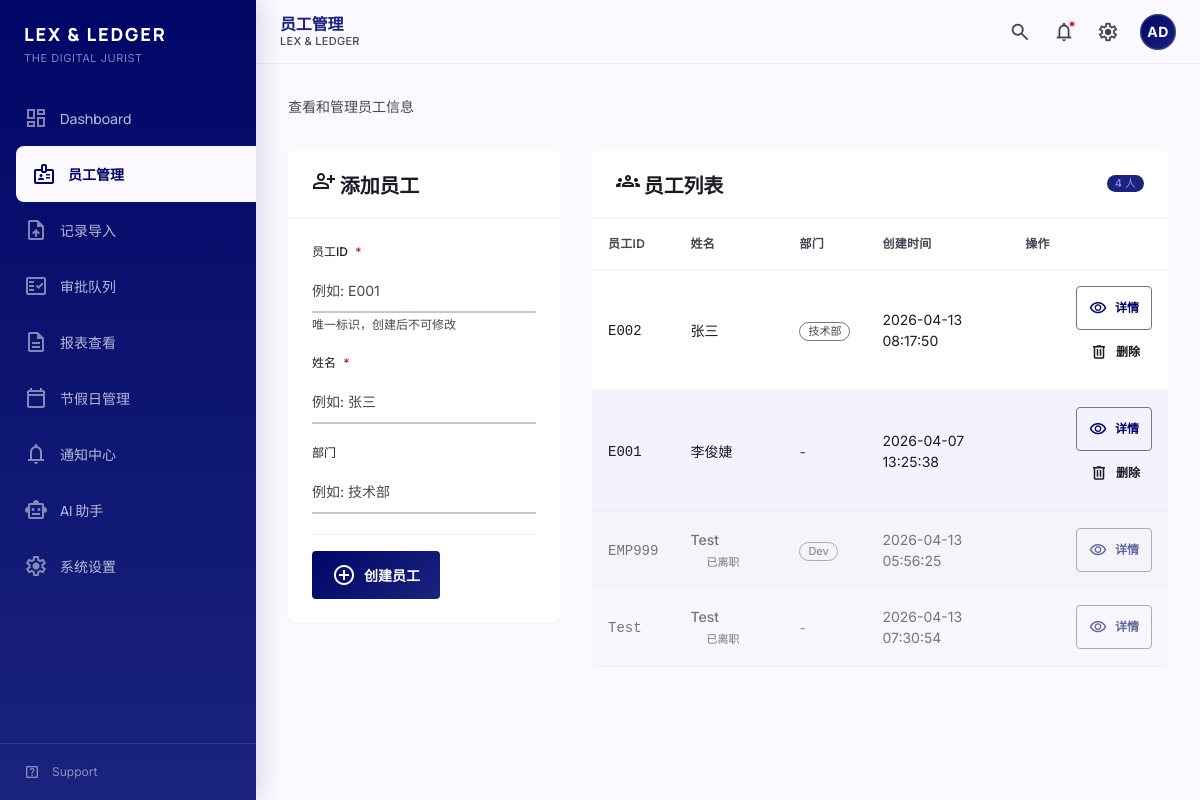
/employees/, run on the app's committed database.
### tables this page shows
CREATE TABLE employees (
            id INTEGER PRIMARY KEY AUTOINCREMENT,
            employee_id TEXT NOT NULL UNIQUE,
            name TEXT NOT NULL,
            department TEXT,
            is_active INTEGER DEFAULT 1,
            created_at TIMESTAMP DEFAULT CURRENT_TIMESTAMP,
            updated_at TIMESTAMP DEFAULT CURRENT_TIMESTAMP
        );

### src/web/routes/employees.py (the view)
@bp.route('/')
def list_employees():
    conn = get_db()
    cursor = conn.cursor()
    employees = []
    try:
        cursor.execute("SELECT * FROM employees ORDER BY is_active DESC, name")
        employees = [dict(row) for row in cursor.fetchall()]
        logger.info(f"查询到 {len(employees)} 名员工")
    except sqlite3.Error as e:
        logger.error(f"查询员工列表失败: {e}")
        flash('查询员工列表失败', 'error')
    finally:
        conn.close()
    return render_template('employees.html', employees=employees)

### src/web/utils.py (called while the page is built)
def get_db():
    db_path = current_app.config['DATABASE']
    conn = sqlite3.connect(db_path)
    conn.row_factory = sqlite3.Row
    return conn

### src/web/templates/employees.html (shortened to what this page needs)
{% extends "base.html" %}
{% block page_title %}员工管理{% endblock %}
{% from "components/forms.html" import form_input, form_select, form_actions with context %}
{% from "components/modal.html" import modal_trigger, confirm_modal with context %}
{% block content %}
<div class="page-container">
    <div class="mb-8">
        <p class="text-on-surface-variant text-body-md">查看和管理员工信息</p>
    </div>
    <div class="grid grid-cols-1 lg:grid-cols-3 gap-8">
        <div class="lg:col-span-1">
            <div class="content-card">
                <div class="content-card-header">
                    <h5 class="content-card-title">
                        <span class="material-symbols-outlined inline-icon">person_add</span>
                        添加员工
                    </h5>
                </div>
                <div class="content-card-body">
                    <form method="POST" action="{{ url_for('employees.create_employee') }}">
                        {{ form_input('employee_id', '员工ID', required=true,
                            placeholder='例如: E001',
                            helper='唯一标识，创建后不可修改') }}
                        {{ form_input('name', '姓名', required=true,
                            placeholder='例如: 张三') }}
                        {{ form_input('department', '部门',
                            placeholder='例如: 技术部') }}
                        <div class="form-actions">
                            <button type="submit" class="btn btn-primary">
                                <span class="material-symbols-outlined">add_circle</span>
                                创建员工
                            </button>
                        </div>
                    </form>
                </div>
            </div>
        </div>
        <div class="lg:col-span-2">
            <div class="content-card">
                <div class="content-card-header">
                    <h5 class="content-card-title">
                        <span class="material-symbols-outlined inline-icon">groups</span>
                        员工列表
                    </h5>
                    <span class="badge badge-primary">{{ employees|length }} 人</span>
                </div>
                <div class="content-card-body p-0">
                    {% if employees %}
                    <div class="data-table-wrapper">
                        <table class="data-table">
                            <thead>
                                <tr>
                                    <th>员工ID</th>
                                    <th>姓名</th>
                                    <th>部门</th>
                                    <th>创建时间</th>
                                    <th class="text-right">操作</th>
                                </tr>
                            </thead>
                            <tbody>
                                {% for emp in employees %}
                                <tr class="{% if emp.is_active == 0 %}opacity-60 bg-surface-container{% endif %}">
                                    <td><code class="font-mono">{{ emp.employee_id }}</code></td>
                                    <td class="font-medium">
                                        {{ emp.name }}
                                        {% if emp.is_active == 0 %}
                                            <span class="badge badge-error ml-2">已离职</span>
                                        {% endif %}
                                    </td>
                                    <td>
                                        {% if emp.department %}
                                            <span class="badge badge-outline">{{ emp.department }}</span>
                                        {% else %}
                                            <span class="text-on-surface-variant">-</span>
                                        {% endif %}
                                    </td>
                                    <td class="text-on-surface-variant">{{ emp.created_at }}</td>
                                    <td class="text-right">
                                        <a href="{{ url_for('employees.employee_detail', employee_id=emp.employee_id) }}?next={{ url_for('employees.list_employees') | urlencode }}"
                                           class="btn btn-secondary btn-sm">
                                            <span class="material-symbols-outlined icon-sm">visibility</span>
                                            详情
                                        </a>
                                        {% if emp.is_active != 0 %}
                                        <form method="POST" action="{{ url_for('employees.delete_employee', employee_id=emp.employee_id) }}" class="inline-block ml-2" onsubmit="return confirm('确定要删除员工 {{ emp.name }} 吗？');">
                                            <button type="submit" class="btn btn-error btn-sm">
                                                <span class="material-symbols-outlined icon-sm">delete</span>
                                                删除
                                            </button>
                                        </form>
                                        {% endif %}
                                    </td>
                                </tr>
                                {% endfor %}
                            </tbody>
                        </table>
                    </div>
                    {% else %}
                    <div class="empty-state">
                        <span class="material-symbols-outlined empty-state-icon">inbox</span>
                        <h3 class="empty-state-title">暂无员工数据</h3>
                        <p class="empty-state-description">请在左侧添加员工信息</p>
                    </div>
                    {% endif %}
                </div>
            </div>
        </div>
    </div>
</div>
{% endblock %}

### src/web/static/css/tokens.css (style rules this page uses)
:root { --color-primary: #000666; --color-primary-container: #1a237e; --color-on-primary: #ffffff; --color-on-primary-container: #8690ee; --color-primary-fixed: #e0e0ff; --color-primary-fixed-dim: #bdc2ff; --color-inverse-primary: #bdc2ff; --color-on-primary-fixed: #000767; --color-on-primary-fixed-variant: #343d96; --color-secondary: #1b6d24; --color-secondary-container: #a0f399; --color-on-secondary: #ffffff; --color-on-secondary-container: #217128; --color-secondary-fixed: #a3f69c; --color-secondary-fixed-dim: #88d982; --color-on-secondary-fixed: #002204; --color-on-secondary-fixed-variant: #005312; --color-tertiary: #321100; --color-tertiary-container: #532100; --color-on-tertiary: #ffffff; --color-on-tertiary-container: #f57009; --color-tertiary-fixed: #ffdbca; --color-tertiary-fixed-dim: #ffb68f; --color-on-tertiary-fixed: #331200; --color-on-tertiary-fixed-variant: #773200; --color-error: #ba1a1a; --color-error-container: #ffdad6; --color-on-error: #ffffff; --color-on-error-container: #93000a; --color-background: #fbf8ff; --color-on-background: #1a1b23; --color-surface: #fbf8ff; --color-on-surface: #1a1b23; --color-surface-variant: #e2e1ed; --color-on-surface-variant: #454652; --color-inverse-surface: #2f3038; --color-inverse-on-surface: #f1f0fb; --color-surface-tint: #4c56af; --color-surface-dim: #dad9e4; --color-surface-bright: #fbf8ff; --color-surface-container-lowest: #ffffff; --color-surface-container-low: #f3f2fe; --color-surface-container: #eeedf8; --color-surface-container-high: #e8e7f2; --color-surface-container-highest: #e2e1ed; --color-outline: #767683; --color-outline-variant: #c6c5d4; --font-headline: 'Manrope', -apple-system, BlinkMacSystemFont, sans-serif; --font-body: 'Inter', -apple-system, BlinkMacSystemFont, sans-serif; --font-label: 'Inter', -apple-system, BlinkMacSystemFont, sans-serif; --font-mono: 'SF Mono', 'Monaco', 'Inconsolata', monospace; --text-display-lg: 3.5rem; --text-display-md: 2.5rem; --text-display-sm: 2rem; --text-headline-lg: 2rem; --text-headline-md: 1.5rem; --text-headline-sm: 1.25rem; --text-title-lg: 1.125rem; --text-title-md: 1rem; --text-title-sm: 0.875rem; --text-body-lg: 1rem; --text-body-md: 0.875rem; --text-body-sm: 0.8125rem; --text-label-lg: 0.875rem; --text-label-md: 0.75rem; --text-label-sm: 0.6875rem; --font-regular: 400; --font-medium: 500; --font-semibold: 600; --font-bold: 700; --font-extrabold: 800; --leading-tight: 1.2; --leading-snug: 1.375; --leading-normal: 1.5; --leading-relaxed: 1.625; --tracking-tighter: -0.02em; --tracking-tight: -0.01em; --tracking-normal: 0; --tracking-wide: 0.025em; --tracking-wider: 0.05em; --tracking-widest: 0.1em; --space-0: 0; --space-1: 0.25rem; --space-2: 0.5rem; --space-3: 0.75rem; --space-4: 1rem; --space-5: 1.25rem; --space-6: 1.5rem; --space-8: 2rem; --space-10: 2.5rem; --space-12: 3rem; --space-16: 4rem; --space-20: 5rem; --space-24: 6rem; --section-gap-sm: var(--space-6); --section-gap-md: var(--space-8); --section-gap-lg: var(--space-12); --radius-none: 0; --radius-xs: 0.125rem; --radius-sm: 0.25rem; --radius-md: 0.5rem; --radius-lg: 0.75rem; --radius-xl: 1rem; --radius-full: 9999px; --shadow-ambient: 0 0 48px rgba(26, 27, 35, 0.06); --shadow-ambient-lg: 0 0 64px rgba(26, 27, 35, 0.08); --shadow-sm: 0 1px 2px rgba(26, 27, 35, 0.05); --shadow-md: 0 4px 6px rgba(26, 27, 35, 0.07), 0 2px 4px rgba(26, 27, 35, 0.05); --shadow-lg: 0 10px 15px rgba(26, 27, 35, 0.08), 0 4px 6px rgba(26, 27, 35, 0.05); --shadow-xl: 0 20px 25px rgba(26, 27, 35, 0.1), 0 10px 10px rgba(26, 27, 35, 0.04); --shadow-sidebar: 4px 0 24px rgba(0, 6, 102, 0.15); --duration-fast: 150ms; --duration-normal: 200ms; --duration-slow: 300ms; --duration-slower: 400ms; --ease-default: cubic-bezier(0.4, 0, 0.2, 1); --ease-in: cubic-bezier(0.4, 0, 1, 1); --ease-out: cubic-bezier(0, 0, 0.2, 1); --ease-out-expo: cubic-bezier(0.16, 1, 0.3, 1); --ease-spring: cubic-bezier(0.34, 1.56, 0.64, 1); --sidebar-width: 16rem; --sidebar-width-collapsed: 4rem; --content-max-width: 80rem; --header-height: 4rem; --z-base: 0; --z-dropdown: 100; --z-sticky: 200; --z-fixed: 300; --z-modal-backdrop: 400; --z-modal: 500; --z-popover: 600; --z-tooltip: 700; --z-toast: 800; }

### src/web/static/css/interactions.css (style rules this page uses)
.page-transition { animation: pageEnter 0.4s var(--ease-out-expo); }
.badge { transition: transform 0.2s var(--ease-spring); }
.content-card { transition: box-shadow 0.2s var(--ease-out-expo); }

### data on the page
employees: employee_id "E002", name "张三", department "技术部", created_at "2026-04-13 08:17:50"
employees: employee_id "E001", name "李俊婕", created_at "2026-04-07 13:25:38"
employees: employee_id "EMP999", name "Test", is_active "已离职", department "Dev", created_at "2026-04-13 05:56:25"
employees: employee_id "Test", name "Test", is_active "已离职", created_at "2026-04-13 07:30:54"

### other printed values
{{ label }} "员工ID 姓名 部门"
{{ helper }} "唯一标识，创建后不可修改"
{{ employees|length }} "4"
